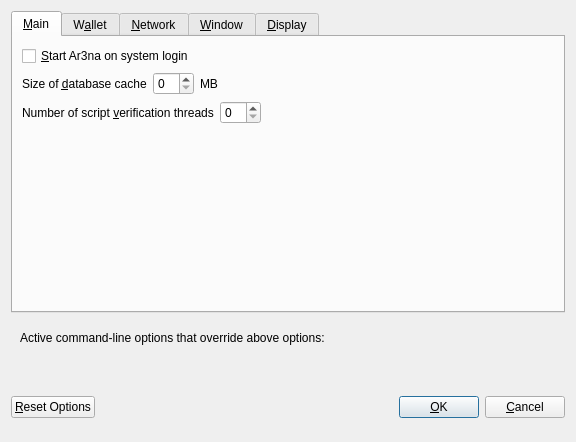
<?xml version="1.0" encoding="UTF-8"?>
<ui version="4.0">
 <class>OptionsDialog</class>
 <widget class="QDialog" name="OptionsDialog">
  <property name="geometry">
   <rect>
    <x>0</x>
    <y>0</y>
    <width>576</width>
    <height>442</height>
   </rect>
  </property>
  <property name="windowTitle">
   <string>Options</string>
  </property>
  <property name="modal">
   <bool>true</bool>
  </property>
  <layout class="QVBoxLayout" name="verticalLayout">
   <item>
    <widget class="QTabWidget" name="tabWidget">
     <property name="currentIndex">
      <number>0</number>
     </property>
     <widget class="QWidget" name="tabMain">
      <attribute name="title">
       <string>&amp;Main</string>
      </attribute>
      <layout class="QVBoxLayout" name="verticalLayout_Main">
       <item>
        <widget class="QCheckBox" name="bitcoinAtStartup">
         <property name="toolTip">
          <string>Automatically start Ar3na after logging in to the system.</string>
         </property>
         <property name="text">
          <string>&amp;Start Ar3na on system login</string>
         </property>
        </widget>
       </item>
       <item>
        <layout class="QHBoxLayout" name="horizontalLayout_2_Main">
         <item>
          <widget class="QLabel" name="databaseCacheLabel">
           <property name="text">
            <string>Size of &amp;database cache</string>
           </property>
           <property name="textFormat">
            <enum>Qt::PlainText</enum>
           </property>
           <property name="buddy">
            <cstring>databaseCache</cstring>
           </property>
          </widget>
         </item>
         <item>
          <widget class="QSpinBox" name="databaseCache"/>
         </item>
         <item>
          <widget class="QLabel" name="databaseCacheUnitLabel">
           <property name="text">
            <string>MB</string>
           </property>
           <property name="textFormat">
            <enum>Qt::PlainText</enum>
           </property>
          </widget>
         </item>
         <item>
          <spacer name="horizontalSpacer_2_Main">
           <property name="orientation">
            <enum>Qt::Horizontal</enum>
           </property>
           <property name="sizeHint" stdset="0">
            <size>
             <width>40</width>
             <height>20</height>
            </size>
           </property>
          </spacer>
         </item>
        </layout>
       </item>
       <item>
        <layout class="QHBoxLayout" name="horizontalLayout_3_Main">
         <item>
          <widget class="QLabel" name="threadsScriptVerifLabel">
           <property name="text">
            <string>Number of script &amp;verification threads</string>
           </property>
           <property name="textFormat">
            <enum>Qt::PlainText</enum>
           </property>
           <property name="buddy">
            <cstring>threadsScriptVerif</cstring>
           </property>
          </widget>
         </item>
         <item>
          <widget class="QSpinBox" name="threadsScriptVerif">
           <property name="toolTip">
            <string>(0 = auto, &lt;0 = leave that many cores free)</string>
           </property>
          </widget>
         </item>
         <item>
          <spacer name="horizontalSpacer_3_Main">
           <property name="orientation">
            <enum>Qt::Horizontal</enum>
           </property>
           <property name="sizeHint" stdset="0">
            <size>
             <width>40</width>
             <height>20</height>
            </size>
           </property>
          </spacer>
         </item>
        </layout>
       </item>
       <item>
        <spacer name="verticalSpacer_2">
         <property name="orientation">
          <enum>Qt::Vertical</enum>
         </property>
         <property name="sizeHint" stdset="0">
          <size>
           <width>20</width>
           <height>40</height>
          </size>
         </property>
        </spacer>
       </item>
      </layout>
     </widget>
     <widget class="QWidget" name="tabWallet">
      <attribute name="title">
       <string>W&amp;allet</string>
      </attribute>
      <layout class="QVBoxLayout" name="verticalLayout_Wallet">
       <item>
        <layout class="QHBoxLayout" name="horizontalLayout_2_Wallet">
         <item>
          <widget class="QLabel" name="labelStakeSplitThresholdText">
           <property name="text">
            <string>Stake split threshold:</string>
           </property>
          </widget>
         </item>
         <item>
          <widget class="QSpinBox" name="spinBoxStakeSplitThreshold">
           <property name="minimum">
            <number>1</number>
           </property>
           <property name="maximum">
            <number>999999</number>
           </property>
          </widget>
         </item>
        </layout>
       </item>
       <item>
        <widget class="QGroupBox" name="groupBox">
         <property name="title">
          <string>Expert</string>
         </property>
         <layout class="QVBoxLayout" name="verticalLayout_2">
          <item>
           <widget class="QCheckBox" name="coinControlFeatures">
            <property name="toolTip">
             <string>Whether to show coin control features or not.</string>
            </property>
            <property name="text">
             <string>Enable coin &amp;control features</string>
            </property>
           </widget>
          </item>
          <item>
           <widget class="QCheckBox" name="showMasternodesTab">
            <property name="toolTip">
             <string>Show additional tab listing all your masternodes in first sub-tab&lt;br/&gt;and all masternodes on the network in second sub-tab.</string>
            </property>
            <property name="text">
             <string>Show Masternodes Tab</string>
            </property>
           </widget>
          </item>
          <item>
           <widget class="QCheckBox" name="spendZeroConfChange">
            <property name="toolTip">
             <string>If you disable the spending of unconfirmed change, the change from a transaction&lt;br/&gt;cannot be used until that transaction has at least one confirmation.&lt;br/&gt;This also affects how your balance is computed.</string>
            </property>
            <property name="text">
             <string>&amp;Spend unconfirmed change</string>
            </property>
           </widget>
          </item>
         </layout>
        </widget>
       </item>
       <item>
        <spacer name="verticalSpacer_Wallet">
         <property name="orientation">
          <enum>Qt::Vertical</enum>
         </property>
         <property name="sizeHint" stdset="0">
          <size>
           <width>20</width>
           <height>40</height>
          </size>
         </property>
        </spacer>
       </item>
      </layout>
     </widget>
     <widget class="QWidget" name="tabNetwork">
      <attribute name="title">
       <string>&amp;Network</string>
      </attribute>
      <layout class="QVBoxLayout" name="verticalLayout_Network">
       <item>
        <widget class="QCheckBox" name="mapPortUpnp">
         <property name="toolTip">
          <string>Automatically open the Ar3na client port on the router. This only works when your router supports UPnP and it is enabled.</string>
         </property>
         <property name="text">
          <string>Map port using &amp;UPnP</string>
         </property>
        </widget>
       </item>
       <item>
        <widget class="QCheckBox" name="allowIncoming">
         <property name="toolTip">
          <string>Accept connections from outside</string>
         </property>
         <property name="text">
          <string>Allow incoming connections</string>
         </property>
        </widget>
       </item>
       <item>
        <widget class="QCheckBox" name="connectSocks">
         <property name="toolTip">
          <string>Connect to the Ar3na network through a SOCKS5 proxy.</string>
         </property>
         <property name="text">
          <string>&amp;Connect through SOCKS5 proxy (default proxy):</string>
         </property>
        </widget>
       </item>
       <item>
        <layout class="QHBoxLayout" name="horizontalLayout_1_Network">
         <item>
          <widget class="QLabel" name="proxyIpLabel">
           <property name="text">
            <string>Proxy &amp;IP:</string>
           </property>
           <property name="textFormat">
            <enum>Qt::PlainText</enum>
           </property>
           <property name="buddy">
            <cstring>proxyIp</cstring>
           </property>
          </widget>
         </item>
         <item>
          <widget class="QValidatedLineEdit" name="proxyIp">
           <property name="minimumSize">
            <size>
             <width>140</width>
             <height>0</height>
            </size>
           </property>
           <property name="maximumSize">
            <size>
             <width>140</width>
             <height>16777215</height>
            </size>
           </property>
           <property name="toolTip">
            <string>IP address of the proxy (e.g. IPv4: 127.0.0.1 / IPv6: ::1)</string>
           </property>
          </widget>
         </item>
         <item>
          <widget class="QLabel" name="proxyPortLabel">
           <property name="text">
            <string>&amp;Port:</string>
           </property>
           <property name="textFormat">
            <enum>Qt::PlainText</enum>
           </property>
           <property name="buddy">
            <cstring>proxyPort</cstring>
           </property>
          </widget>
         </item>
         <item>
          <widget class="QLineEdit" name="proxyPort">
           <property name="minimumSize">
            <size>
             <width>55</width>
             <height>0</height>
            </size>
           </property>
           <property name="maximumSize">
            <size>
             <width>55</width>
             <height>16777215</height>
            </size>
           </property>
           <property name="toolTip">
            <string>Port of the proxy (e.g. 9050)</string>
           </property>
          </widget>
         </item>
         <item>
          <spacer name="horizontalSpacer_1_Network">
           <property name="orientation">
            <enum>Qt::Horizontal</enum>
           </property>
           <property name="sizeHint" stdset="0">
            <size>
             <width>40</width>
             <height>20</height>
            </size>
           </property>
          </spacer>
         </item>
        </layout>
       </item>
       <item>
        <spacer name="verticalSpacer_Network">
         <property name="orientation">
          <enum>Qt::Vertical</enum>
         </property>
         <property name="sizeHint" stdset="0">
          <size>
           <width>20</width>
           <height>40</height>
          </size>
         </property>
        </spacer>
       </item>
      </layout>
     </widget>
     <widget class="QWidget" name="tabWindow">
      <attribute name="title">
       <string>&amp;Window</string>
      </attribute>
      <layout class="QVBoxLayout" name="verticalLayout_Window">
       <item>
        <widget class="QCheckBox" name="minimizeToTray">
         <property name="toolTip">
          <string>Show only a tray icon after minimizing the window.</string>
         </property>
         <property name="text">
          <string>&amp;Minimize to the tray instead of the taskbar</string>
         </property>
        </widget>
       </item>
       <item>
        <widget class="QCheckBox" name="minimizeOnClose">
         <property name="toolTip">
          <string>Minimize instead of exit the application when the window is closed. When this option is enabled, the application will be closed only after selecting Quit in the menu.</string>
         </property>
         <property name="text">
          <string>M&amp;inimize on close</string>
         </property>
        </widget>
       </item>
       <item>
        <spacer name="verticalSpacer_Window">
         <property name="orientation">
          <enum>Qt::Vertical</enum>
         </property>
         <property name="sizeHint" stdset="0">
          <size>
           <width>20</width>
           <height>40</height>
          </size>
         </property>
        </spacer>
       </item>
      </layout>
     </widget>
     <widget class="QWidget" name="tabDisplay">
      <attribute name="title">
       <string>&amp;Display</string>
      </attribute>
      <layout class="QVBoxLayout" name="verticalLayout_Display">
       <item>
        <layout class="QHBoxLayout" name="horizontalLayout_1_Display">
         <item>
          <widget class="QLabel" name="langLabel">
           <property name="text">
            <string>User Interface &amp;language:</string>
           </property>
           <property name="textFormat">
            <enum>Qt::PlainText</enum>
           </property>
           <property name="buddy">
            <cstring>lang</cstring>
           </property>
          </widget>
         </item>
         <item>
          <widget class="QValueComboBox" name="lang">
           <property name="toolTip">
            <string>The user interface language can be set here. This setting will take effect after restarting Ar3na.</string>
           </property>
          </widget>
         </item>
        </layout>
       </item>
       <item>
        <widget class="Line" name="line">
         <property name="orientation">
          <enum>Qt::Horizontal</enum>
         </property>
        </widget>
       </item>
       <item>
        <layout class="QHBoxLayout" name="horizontalLayout_2_Display">
         <item>
          <widget class="QLabel" name="unitLabel">
           <property name="text">
            <string>&amp;Unit to show amounts in:</string>
           </property>
           <property name="textFormat">
            <enum>Qt::PlainText</enum>
           </property>
           <property name="buddy">
            <cstring>unit</cstring>
           </property>
          </widget>
         </item>
         <item>
          <widget class="QValueComboBox" name="unit">
           <property name="toolTip">
            <string>Choose the default subdivision unit to show in the interface and when sending coins.</string>
           </property>
          </widget>
         </item>
        </layout>
       </item>
       <item>
        <layout class="QHBoxLayout" name="horizontalLayout_5_Display">
         <item>
          <widget class="QLabel" name="digitsLabel">
           <property name="text">
            <string>Decimal digits</string>
           </property>
          </widget>
         </item>
         <item>
          <widget class="QValueComboBox" name="digits"/>
         </item>
        </layout>
       </item>
       <item>
        <layout class="QHBoxLayout" name="horizontalLayout_3_Display">
         <item>
          <widget class="QLabel" name="thirdPartyTxUrlsLabel">
           <property name="toolTip">
            <string>Third party URLs (e.g. a block explorer) that appear in the transactions tab as context menu items. %s in the URL is replaced by transaction hash. Multiple URLs are separated by vertical bar |.</string>
           </property>
           <property name="text">
            <string>Third party transaction URLs</string>
           </property>
           <property name="buddy">
            <cstring>thirdPartyTxUrls</cstring>
           </property>
          </widget>
         </item>
         <item>
          <widget class="QLineEdit" name="thirdPartyTxUrls">
           <property name="toolTip">
            <string>Third party URLs (e.g. a block explorer) that appear in the transactions tab as context menu items. %s in the URL is replaced by transaction hash. Multiple URLs are separated by vertical bar |.</string>
           </property>
          </widget>
         </item>
        </layout>
       </item>
       <item>
        <spacer name="verticalSpacer">
         <property name="orientation">
          <enum>Qt::Vertical</enum>
         </property>
         <property name="sizeHint" stdset="0">
          <size>
           <width>20</width>
           <height>40</height>
          </size>
         </property>
        </spacer>
       </item>
      </layout>
     </widget>
    </widget>
   </item>
   <item>
    <widget class="QFrame" name="frame">
     <layout class="QVBoxLayout" name="verticalLayout_Bottom">
      <item>
       <layout class="QHBoxLayout" name="horizontalLayout_Bottom">
        <item>
         <widget class="QLabel" name="overriddenByCommandLineInfoLabel">
          <property name="text">
           <string>Active command-line options that override above options:</string>
          </property>
          <property name="textFormat">
           <enum>Qt::PlainText</enum>
          </property>
         </widget>
        </item>
        <item>
         <spacer name="horizontalSpacer_Bottom">
          <property name="orientation">
           <enum>Qt::Horizontal</enum>
          </property>
          <property name="sizeHint" stdset="0">
           <size>
            <width>40</width>
            <height>20</height>
           </size>
          </property>
         </spacer>
        </item>
       </layout>
      </item>
      <item>
       <widget class="QLabel" name="overriddenByCommandLineLabel">
        <property name="text">
         <string/>
        </property>
        <property name="textFormat">
         <enum>Qt::PlainText</enum>
        </property>
        <property name="wordWrap">
         <bool>true</bool>
        </property>
       </widget>
      </item>
     </layout>
    </widget>
   </item>
   <item>
    <layout class="QHBoxLayout" name="horizontalLayout_Buttons">
     <item>
      <widget class="QPushButton" name="resetButton">
       <property name="toolTip">
        <string>Reset all client options to default.</string>
       </property>
       <property name="text">
        <string>&amp;Reset Options</string>
       </property>
       <property name="autoDefault">
        <bool>false</bool>
       </property>
      </widget>
     </item>
     <item>
      <spacer name="horizontalSpacer_1">
       <property name="orientation">
        <enum>Qt::Horizontal</enum>
       </property>
       <property name="sizeHint" stdset="0">
        <size>
         <width>40</width>
         <height>48</height>
        </size>
       </property>
      </spacer>
     </item>
     <item>
      <widget class="QLabel" name="statusLabel">
       <property name="minimumSize">
        <size>
         <width>200</width>
         <height>0</height>
        </size>
       </property>
       <property name="font">
        <font>
         <weight>75</weight>
         <bold>true</bold>
        </font>
       </property>
       <property name="text">
        <string/>
       </property>
       <property name="textFormat">
        <enum>Qt::PlainText</enum>
       </property>
       <property name="wordWrap">
        <bool>true</bool>
       </property>
      </widget>
     </item>
     <item>
      <spacer name="horizontalSpacer_2">
       <property name="orientation">
        <enum>Qt::Horizontal</enum>
       </property>
       <property name="sizeHint" stdset="0">
        <size>
         <width>40</width>
         <height>48</height>
        </size>
       </property>
      </spacer>
     </item>
     <item>
      <widget class="QPushButton" name="okButton">
       <property name="text">
        <string>&amp;OK</string>
       </property>
       <property name="autoDefault">
        <bool>false</bool>
       </property>
       <property name="default">
        <bool>true</bool>
       </property>
      </widget>
     </item>
     <item>
      <widget class="QPushButton" name="cancelButton">
       <property name="text">
        <string>&amp;Cancel</string>
       </property>
       <property name="autoDefault">
        <bool>false</bool>
       </property>
      </widget>
     </item>
    </layout>
   </item>
  </layout>
 </widget>
 <customwidgets>
  <customwidget>
   <class>QValidatedLineEdit</class>
   <extends>QLineEdit</extends>
   <header>qvalidatedlineedit.h</header>
  </customwidget>
  <customwidget>
   <class>QValueComboBox</class>
   <extends>QComboBox</extends>
   <header>qvaluecombobox.h</header>
  </customwidget>
 </customwidgets>
 <resources/>
 <connections/>
</ui>
